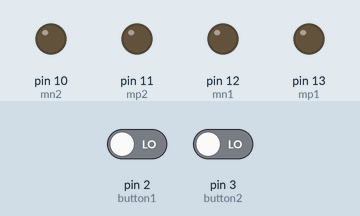
Simulated run of this sketch. Board: Arduino Uno, built with avr-gcc and run on an emulated ATmega328P. Shown: output pins drawn as LEDs (lit = HIGH). Inputs (shaded band) come from the test bench; at power-on: pin 2 (button1) LOW, pin 3 (button2) LOW.

Above: at 1.2 s.
1.3 s: pin 2 (button1) driven HIGH and pin 3 (button2) driven HIGH
At 1.6 s:
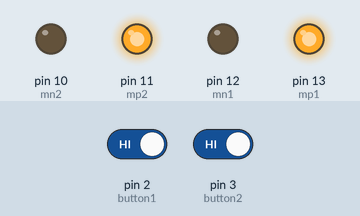
Timing chart, 0 to 4.3 s (numbered marks = the images above; inputs shaded):
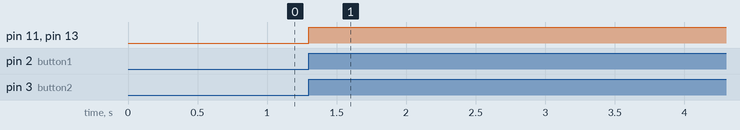

Measured:
- after the input at 1.3 s, pin 11 (mp2), pin 13 (mp1): LOW → HIGH at once

The sketch:

sketch_jul06a.ino
```cpp
int mp1=13;
int mn1=12;
int mp2=11;
int mn2=10;

int button1 = 2;
int button2 = 3;
void setup() {
  // put your setup code here, to run once:
pinMode(mp1,OUTPUT);
pinMode(mn1,OUTPUT);
pinMode(mp2,OUTPUT);
pinMode(mn2,OUTPUT);

pinMode(button1,INPUT);
pinMode(button2,INPUT);
}

void loop() {
  // put your main code here, to run repeatedly:
  int ret1=digitalRead(button1);
  int ret2=digitalRead(button2);

    if((ret1==HIGH)&&(ret2==HIGH)){

      digitalWrite(mp1,HIGH);
      digitalWrite(mp2,HIGH);

  }


}
```
